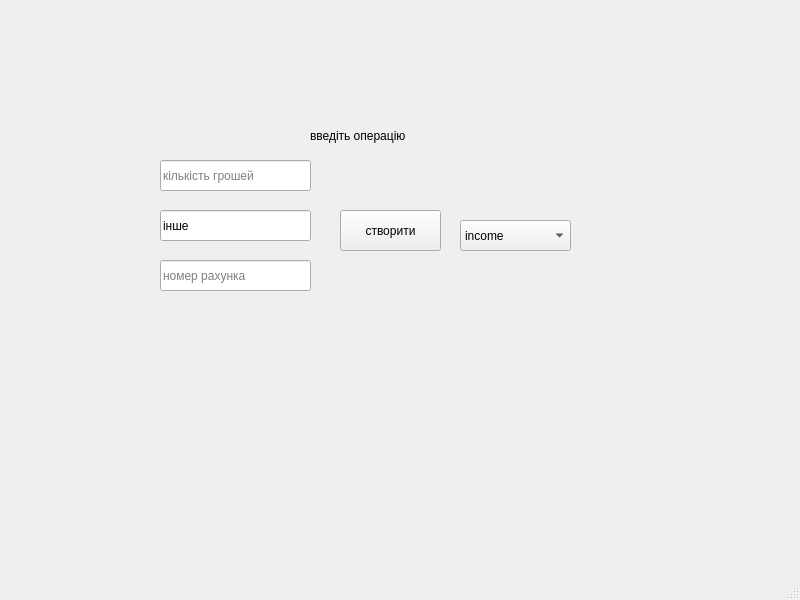
<?xml version="1.0" encoding="UTF-8"?>
<ui version="4.0">
 <class>MainWindow</class>
 <widget class="QMainWindow" name="MainWindow">
  <property name="geometry">
   <rect>
    <x>0</x>
    <y>0</y>
    <width>800</width>
    <height>600</height>
   </rect>
  </property>
  <property name="windowTitle">
   <string>MainWindow</string>
  </property>
  <widget class="QWidget" name="centralwidget">
   <widget class="QLineEdit" name="lineEdit">
    <property name="geometry">
     <rect>
      <x>160</x>
      <y>160</y>
      <width>151</width>
      <height>31</height>
     </rect>
    </property>
    <property name="inputMask">
     <string/>
    </property>
    <property name="text">
     <string/>
    </property>
    <property name="placeholderText">
     <string>кількість грошей</string>
    </property>
   </widget>
   <widget class="QComboBox" name="comboBox">
    <property name="geometry">
     <rect>
      <x>460</x>
      <y>220</y>
      <width>111</width>
      <height>31</height>
     </rect>
    </property>
    <item>
     <property name="text">
      <string>income</string>
     </property>
    </item>
    <item>
     <property name="text">
      <string>expense</string>
     </property>
    </item>
   </widget>
   <widget class="QPushButton" name="pushButton">
    <property name="geometry">
     <rect>
      <x>340</x>
      <y>210</y>
      <width>101</width>
      <height>41</height>
     </rect>
    </property>
    <property name="text">
     <string>створити</string>
    </property>
   </widget>
   <widget class="QLabel" name="label">
    <property name="geometry">
     <rect>
      <x>310</x>
      <y>120</y>
      <width>201</width>
      <height>31</height>
     </rect>
    </property>
    <property name="text">
     <string>введіть операцію</string>
    </property>
   </widget>
   <widget class="QLineEdit" name="lineEdit_2">
    <property name="geometry">
     <rect>
      <x>160</x>
      <y>210</y>
      <width>151</width>
      <height>31</height>
     </rect>
    </property>
    <property name="text">
     <string>інше</string>
    </property>
    <property name="placeholderText">
     <string>тип операції</string>
    </property>
   </widget>
   <widget class="QLineEdit" name="lineEdit_3">
    <property name="geometry">
     <rect>
      <x>160</x>
      <y>260</y>
      <width>151</width>
      <height>31</height>
     </rect>
    </property>
    <property name="placeholderText">
     <string>номер рахунка</string>
    </property>
   </widget>
  </widget>
  <widget class="QMenuBar" name="menubar">
   <property name="geometry">
    <rect>
     <x>0</x>
     <y>0</y>
     <width>800</width>
     <height>22</height>
    </rect>
   </property>
  </widget>
  <widget class="QStatusBar" name="statusbar"/>
 </widget>
 <resources/>
 <connections/>
</ui>
